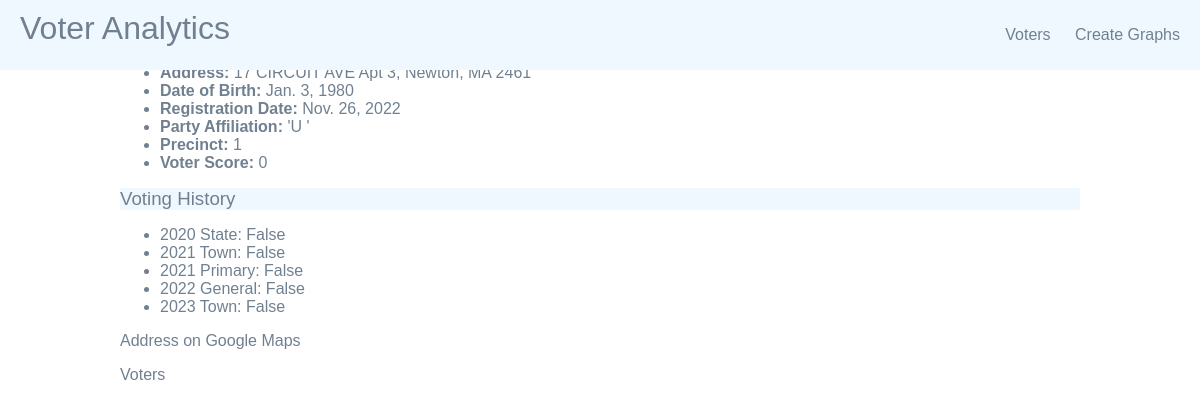
The app's page /voter_analytics/voter/1 with its own data.
### voter_analytics/models.py (models this page shows, shortened)
class Voter(models.Model):
    last_name = models.TextField()
    first_name = models.TextField()
    street_number = models.TextField()
    street_name = models.TextField()
    apartment_number = models.TextField()
    zip_code = models.TextField()
    date_of_birth = models.DateField()
    date_of_registration = models.DateField()
    party_affiliation = models.CharField(max_length=2)
    precinct_number = models.TextField()
    v20state = models.BooleanField()
    v21town = models.BooleanField()
    v21primary = models.BooleanField()
    v22general = models.BooleanField()
    v23town = models.BooleanField()
    voter_score = models.IntegerField()

### voter_analytics/views.py (the view)
# urls.py: path('voter/<int:pk>', views.VoterDetailView.as_view(), name='voter'),
class VoterDetailView(DetailView):
    model = Voter
    template_name = 'voter_analytics/voter_detail.html'
    context_object_name = 'voter'

### voter_analytics/templates/voter_analytics/voter_detail.html
{% extends 'voter_analytics/base.html' %}
{% block content %}
<h2>{{ voter.first_name }} {{ voter.last_name }}</h2>
<ul>
    <li><strong>Address:</strong> {{ voter.street_number }} {{ voter.street_name }} {% if voter.apartment_number %}Apt {{ voter.apartment_number }}{% endif %}, Newton, MA {{ voter.zip_code }}</li>
    <li><strong>Date of Birth:</strong> {{ voter.date_of_birth }}</li>
    <li><strong>Registration Date:</strong> {{ voter.date_of_registration }}</li>
    <li><strong>Party Affiliation:</strong> '{{ voter.party_affiliation }}'</li>
    <li><strong>Precinct:</strong> {{ voter.precinct_number }}</li>
    <li><strong>Voter Score:</strong> {{ voter.voter_score }}</li>
</ul>
<h3>Voting History</h3>
<ul>
    <li>2020 State: {{ voter.v20state }}</li>
    <li>2021 Town: {{ voter.v21town }}</li>
    <li>2021 Primary: {{ voter.v21primary }}</li>
    <li>2022 General: {{ voter.v22general }}</li>
    <li>2023 Town: {{ voter.v23town }}</li>
</ul>
<p>
    <a href="https://www.google.com/maps/place/{{ voter.street_number }}+{{ voter.street_name|urlencode }}+Newton+MA+{{ voter.zip_code }}" target="_blank">
        Address on Google Maps
    </a>
</p>
<a href="{% url 'voters' %}">Voters</a>
{% endblock %}

### static/styles.css (style rules this page uses)
body { background-color: #fff; color: slategray; font-family: arial; }
h1,h2,h3,h4,h5 { font-weight: normal; background:aliceblue; margin: 0; }
a, a:visited { color: slategrey; text-decoration: none; }
body { max-width: 960px; margin: 20px auto; padding: 0 20px; }

### records on screen
Voter: street_number "17", street_name "CIRCUIT AVE", apartment_number "3", zip_code "2461", date_of_birth "Jan. 3, 1980", date_of_registration "Nov. 26, 2022", party_affiliation "U", precinct_number "1", voter_score "0", v20state "False", v21town "False", v21primary "False", v22general "False", v23town "False"
